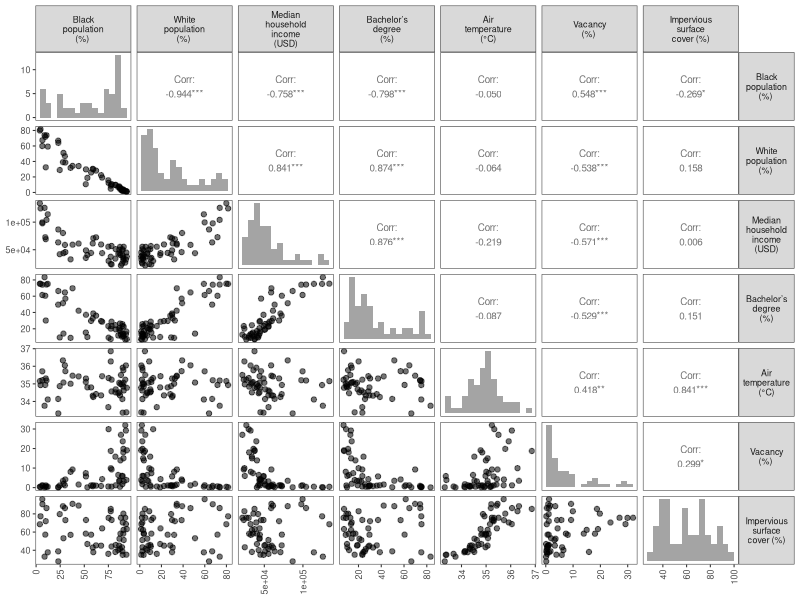
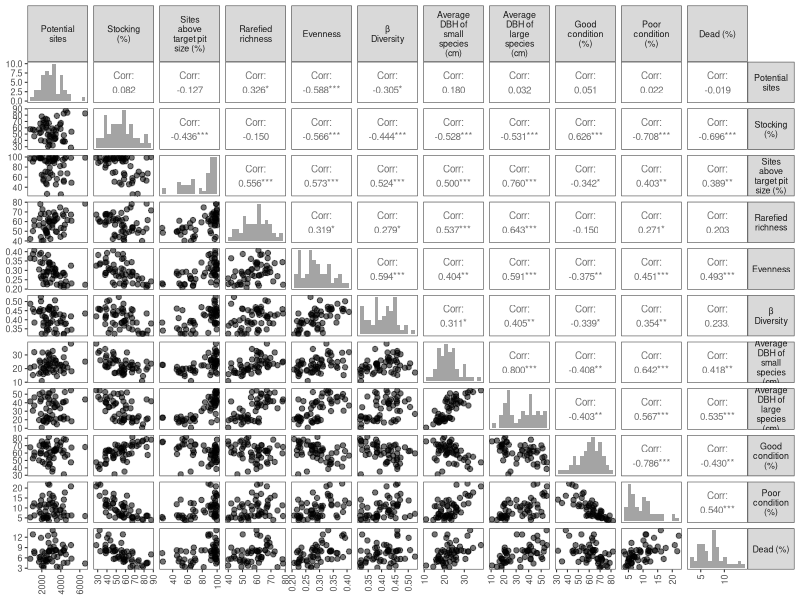

Write R code to recreate these figures, in order.
## ---- chunk 1
library(tidyverse)
library(GGally)


Dependent_pair <- 
  # read_csv('input_data/Dependent_variable_2025-03-14.csv') |> 
  # read_csv('input_data/Dependent_variable_2025-03-27.csv') |>
  read_csv('input_data/Dependent_variable_2025-04-01.csv') |> 
  drop_na()

Independent_pair <- 
  read_csv('input_data/Independent_variable_2025-03-14.csv') |>  
  drop_na()

## ---- chunk 2
#options(repr.plot.width=8, repr.plot.height=4, repr.plot.res = 300) #set resolution


ind_pair <- 
  Independent_pair |> 
  select(
  #   'Potential sites' = totsites
  # , 'Stocking (%)' = percent_filled
  # , 'Sites Above Target Pit Size (%)' = Perc2.97
  # , 'Relative Species Richness' = rich_tottree
  # , 'Evenness' = Evar
  # , 'β Diversity' = spave
  # , 'Average DBH of Smal Species (in.)' = AvgDBH_smallmed
  # , 'Average DBH of Large Species (in.)' = AvgDBH_large
  # , 'Good Condition (%)' = PercGood
  # , 'Poor Condition (%)' = PercPoor
  # , 'Dead (%)' = PercDead
    'Black\npopulation\n(%) ' = PercBlk
  , 'White\npopulation\n(%) ' = PercWhite
  , 'Median\nhousehold\nincome\n(USD)' = mhhi20
  , 'Bachelor’s\ndegree\n(%)' = bahigher20
  , 'Air\ntemperature\n(°C)' = avg_temp
  , 'Vacancy\n(%) ' = vacant20
  , 'Impervious\nsurface\ncover (%)' = PercentImp
  # , 'Population\ndensity' = PopDensity
  # , 'Road\nlength (m)' = sum_road_length_m
    ) |> 
  ggpairs(
      aes(alpha = 0.05)
    , upper = list(continuous = wrap("cor", size = 2.5))
    , diag = list(continuous = wrap("barDiag", bins = 15))
    ) +
  # theme(panel.grid=element_blank(),
  #             axis.text.x = element_text(size =8),
  #             axis.text.y = element_text(size = 8)) +
  theme_bw(8) + 
  theme(
      panel.grid.minor = element_blank()
    , panel.grid.major = element_blank()
    , strip.text.y = element_text(angle = 0)
    , axis.text.x = element_text(angle = 90, hjust = 1, vjust = .5)
    )


ind_pair

# ggsave( filename = paste0('figures/Figure_S3_socioenv_', Sys.Date(), '.png')
#        , width = 6
#        , height = 7)

## ---- chunk 3

dep_pair <- 
  Dependent_pair |> 
  select(
    'Potential\nsites' = totsites
  , 'Stocking\n(%)' = percent_filled
  , 'Sites\nabove\ntarget pit\nsize (%)' = Perc2.97
  # , 'Relative\nSpecies\nRichness' = rich_tottree
  , 'Rarefied\nrichness' = rare_rich
  , 'Evenness' = Evar
  , 'β\nDiversity' = spave
  , 'Average\nDBH of\nsmall\nspecies\n(cm)' = AvgDBH_smallmed
  , 'Average\nDBH of\nlarge\nspecies\n(cm)' = AvgDBH_large
  , 'Good\ncondition\n(%)' = PercGood
  , 'Poor\ncondition\n(%)' = PercPoor
  , 'Dead (%)' = PercDead
  #   'Black\npopulation\n(%) ' = PercBlk
  # , 'White\npopulation\n(%) ' = PercWhite
  # , 'Median\nhousehold\nIncome\n(USD)' = mhhi20
  # , 'Bachelor’s\nDegree\nEducational\nAttainment\n(%)' = bahigher20
  # , 'Air\nTemperature\n(°C)' = avg_temp
  # , 'Vacancy\n(%) ' = vacant20
  # , 'Impervious\nsurface\ncover (%)' = PercentImp
  # , 'Population\ndensity' = PopDensity
  # , 'Road\nlength (m)' = sum_road_length_m
    ) |> 
  ggpairs(
      aes(alpha = 0.05)
    , upper = list(continuous = wrap("cor", size = 2.5))
    , diag = list(continuous = wrap("barDiag", bins = 15))
    ) +
  # theme(panel.grid=element_blank(),
  #             axis.text.x = element_text(size =8),
  #             axis.text.y = element_text(size = 8)) +
  theme_bw(8) + 
  theme(
      panel.grid.minor = element_blank()
    , panel.grid.major = element_blank()
    , strip.text.y = element_text(angle = 0)
    , axis.text.x = element_text(angle = 90, hjust = 1, vjust = .5)
    )


dep_pair

# ggsave( filename = paste0('figures/Figure_S2_street_tree_', Sys.Date(), '.png')
#        , width = 6
#        , height = 7)
## ---- chunk 4

# panel.cor <- function(x, y){
#   usr <- par("usr"); on.exit(par(usr))
#   par(usr = c(0, 1, 0, 1))
#   r <- round(cor(x, y), digits=2)
#   txt <- paste0("r = ", r)
#   cex.cor <- 0.8/strwidth(txt)
#   text(0.5, 0.5, txt, cex = cex.cor * r)
# }
# # Customize upper panel
# upper.panel<-function(x, y){
#   points(x,y, pch = 19)
# }
# panel.hist <- function(x, ...)
# {
#   usr <- par("usr")
#   par(usr = c(usr[1:2], 0, 1.5) )
#   h <- hist(x, plot = FALSE)
#   breaks <- h$breaks; nB <- length(breaks)
#   y <- h$counts; y <- y/max(y)
#   rect(breaks[-nB], 0, breaks[-1], y, col = "darkgray", ...)
# }
# 
# # Create the plots
# pairs(Combined[,2:7], 
#       lower.panel = panel.cor,
#       upper.panel = upper.panel,
#       diag.panel=panel.hist)

